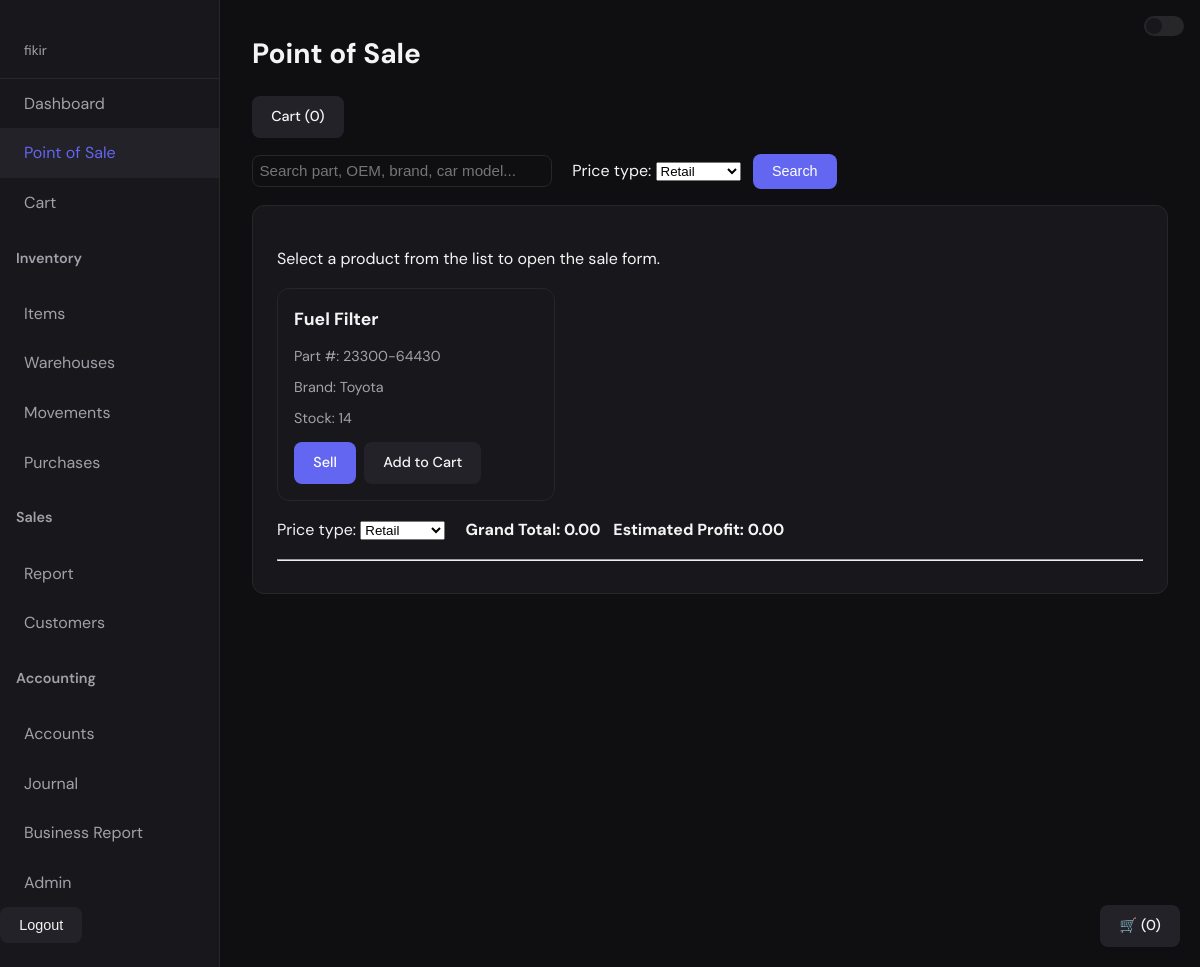
Page /sales/pos/ (signed in) on the earlier database version.
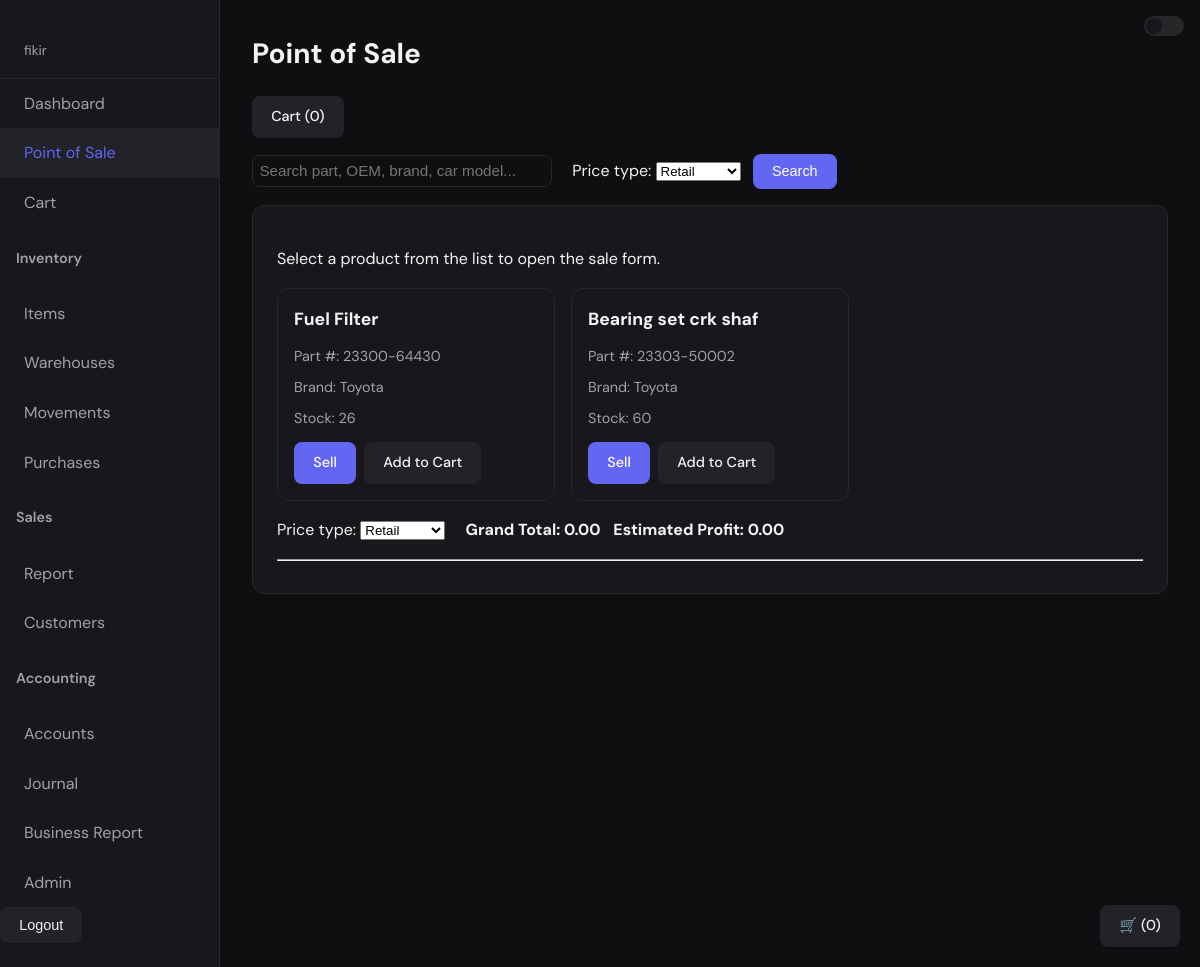
Same page on the later database version.
### inventory/models.py (models this page shows, shortened)
class Product(models.Model):
    sku = models.CharField(max_length=50, unique=True, blank=True, help_text="Stock keeping unit")
    part_number = models.CharField(max_length=50, blank=True, help_text="OEM number")
    name = models.CharField(max_length=100)
    brand = models.CharField(max_length=50, blank=True)
    category = models.ForeignKey(Category, on_delete=models.SET_NULL, null=True, blank=True)
    quantity = models.PositiveIntegerField(default=0)
    reorder_level = models.PositiveIntegerField(default=0, help_text="Quantity at which to reorder")
    cost_price = models.FloatField(default=0)
    selling_price = models.FloatField()
    wholesale_price = models.FloatField(default=0)
    location = models.CharField(max_length=150, blank=True, help_text="Physical storage location (shelf, bin)")
    purpose = models.CharField(max_length=150, blank=True, help_text="Part purpose e.g. DIFFERENTIAL PINION")
    vehicle_application = models.TextField(blank=True, help_text="Car/vehicle types this part fits")
    compatibilities = models.ManyToManyField(
        "CarModel",
        blank=True,
        related_name="compatible_products",
        help_text="Vehicle models this part fits"
    )
    LOW_STOCK_THRESHOLD = 5

### sales/views.py (the view, shortened to what this page needs)
# urls.py: path("pos/", pos_view, name="pos"),
@login_required
def pos_view(request):
    products = Product.objects.all()
    cart = request.session.get("cart", {})
    cart_prices = request.session.get("cart_prices", {})
    cart_count = sum(cart.values())
    cart_items = []
    q = request.GET.get("q", "").strip()
    return render(request, "sales/pos.html", {"products": products, "cart_count": cart_count, "cart_items": cart_items})

### sales/templates/sales/pos.html (shortened to what this page needs)
{% extends "base.html" %}
{% block content %}
<h1>Point of Sale</h1>
<p><a href="{% url 'cart' %}" class="btn btn-secondary">Cart ({{ cart_count|default:0 }})</a></p>
<div id="cart-popup-trigger" class="btn btn-secondary" title="View Cart" style="position:fixed;bottom:20px;right:20px;cursor:pointer;z-index:1000;">
    🛒 ({{ cart_count|default:0 }})
</div>
<form method="get" style="margin-bottom:1rem;">
    <input type="text" name="q" placeholder="Search part, OEM, brand, car model..." value="{{ request.GET.q }}" style="width:300px; padding:0.4rem;">
    <label style="margin-left:1rem;">
        Price type:
        <select name="price_type">
            <option value="retail" {% if request.GET.price_type != 'wholesale' %}selected{% endif %}>Retail</option>
        </select>
    </label>
    <button type="submit" class="btn" style="margin-left:0.5rem;">Search</button>
</form>
<div class="card">
    <form method="post" id="sale-form">
        <p>Select a product from the list to open the sale form.</p>
        <div class="product-grid">
    {% for p in products %}
    <div class="product-card">
        <h3>{{ p.name }}</h3>
        <p>Part #: {{ p.part_number|default:'—' }}</p>
        <p>Brand: {{ p.brand|default:'—' }}</p>
        <p>Stock: {{ p.quantity }}</p>
        <div style="margin-top:0.5rem; display:flex; gap:0.5rem;">
            <a href="{% url 'pos_single' p.id %}" class="btn">Sell</a>
            <a href="{% url 'add_to_cart' p.id %}" class="btn-secondary btn">Add to Cart</a>
        </div>
    </div>
    {% empty %}
    <p>No products available. Add products via Admin.</p>
    {% endfor %}
</div>
        <p style="margin-top: 1rem;">
            <label>Price type:
                <select id="price-type-select" name="price_type" form="sale-form">
                    <option value="retail" {% if request.GET.price_type != 'wholesale' %}selected{% endif %}>Retail</option>
                </select>
            </label>
            <strong style="margin-left:1rem;">Grand Total: <span id="grand-total">0.00</span></strong>
            &nbsp;&nbsp;<strong>Estimated Profit: <span id="grand-profit">0.00</span></strong>
        </p>
        <hr>
    </form>
</div>
{% endblock %}

Differences in the rows shown:
changed Product "Fuel Filter": quantity "14" → "26"
added Product: name "Bearing set crk shaf", part_number "23303-50002", brand "Toyota", quantity "60"
